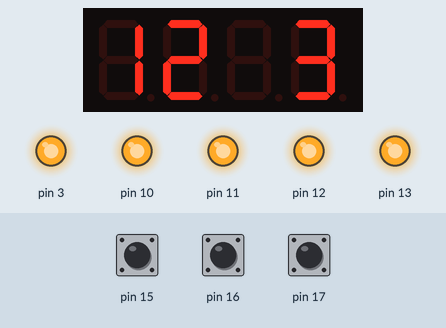
This sketch was run on a simulated Arduino Uno, built with avr-gcc and run on an emulated ATmega328P. On the bench: 4-digit seven-segment display, output pins drawn as LEDs (lit = HIGH). The test bench sets the inputs (shaded band); at power-on: pin 15 HIGH, pin 16 HIGH, pin 17 HIGH.

Above: at 0.1 s.
At 4.7 s:
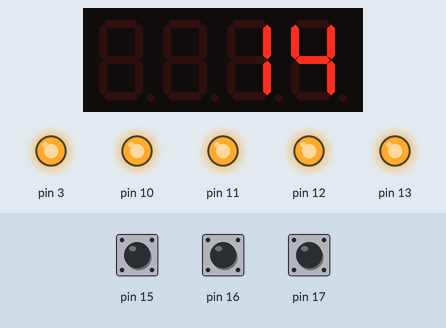
At 9.5 s:
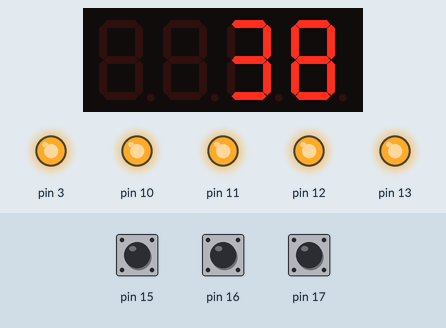
At 18.92 s:
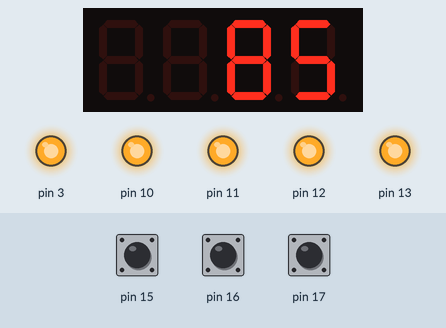
At 28.33 s:
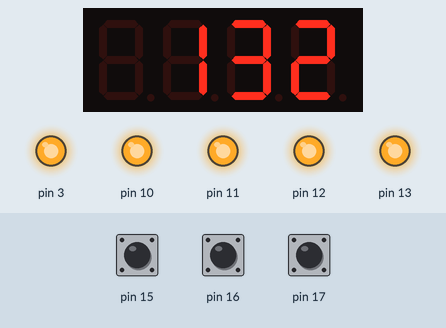
At 37.94 s:
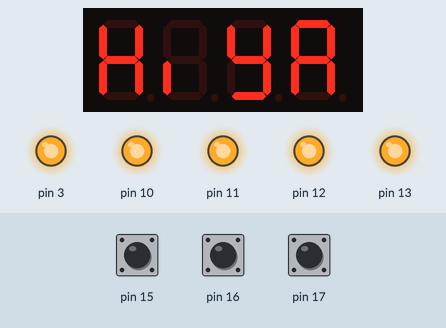

The sketch:

multifunction_shield.ino
```cpp
/*
  http://www.cohesivecomputing.co.uk/hackatronics/arduino-multi-function-shield/
  http://arduinolearning.com/code/multi-function-shield-examples.php
 */

#include <TimerOne.h>
#include <Wire.h>
#include <MultiFuncShield.h>

void setup() {
  Timer1.initialize();
  MFS.initialize(&Timer1);    // initialize multi-function shield library

  MFS.write("12:34");
  delay(2000);
}

int counter = 0;

void loop() {
     counter = (counter + 1) % 10000;

     if (counter % 10 == 0)
         MFS.write("Hiya");
     else
         MFS.write((int)counter);

     delay(200);
}
```
